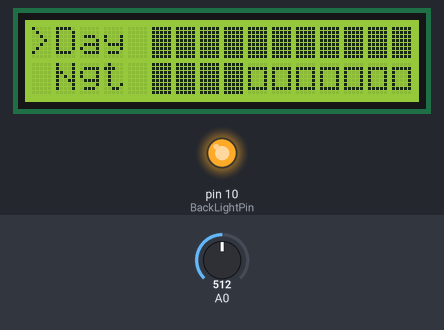
Simulated run of this sketch. Board: Arduino Uno, built with avr-gcc and run on an emulated ATmega328P. Parts: 16×2 character LCD, output pins drawn as LEDs (lit = HIGH). Inputs (shaded band) come from the test bench; at power-on: A0 = 512.

Above: at 1.2 s.
1.3 s: A0 set to 589
4.3 s: A0 set to 608
At 5.6 s:
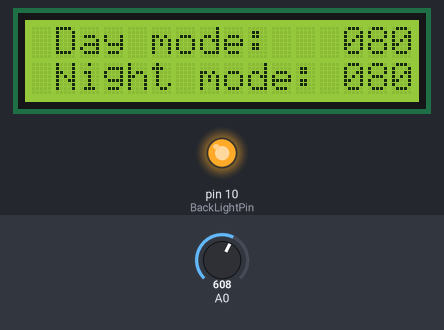
6.3 s: A0 set to 511
At 8.3 s:
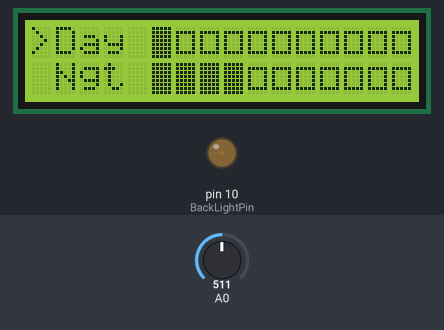
8.9 s: A0 set to 392
10.4 s: A0 set to 370
At 11.6 s:
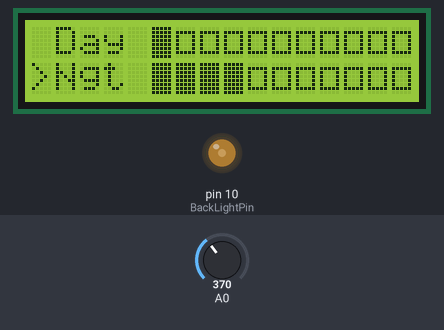
11.9 s: A0 set to 248
13.4 s: A0 set to 222
At 14.0 s:
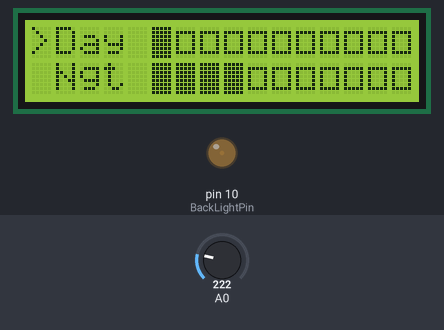
Timing chart, 0 to 16.0 s (numbered marks = the images above; inputs shaded):
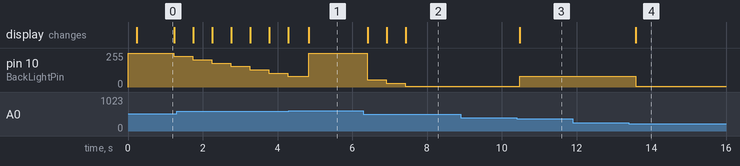

The sketch:

Test_LCD_backlight.ino
```cpp
#include <LiquidCrystal.h>

#define BackLightPin 10 // Pins for LCD backlight

LiquidCrystal lcd(8, 9, 4, 5, 6, 7); // for LCD 16*2 with 6*key

int  adc_key_val[5] ={92, 240, 380, 600, 820 };  // 08, 98, 255, 409, 640
uint8_t NUM_KEYS = 5; // Number of keys
int key=-1;
int oldkey=-1;

uint8_t BLset[2] = {255, 80};

void setup() {
  pinMode(BackLightPin, OUTPUT);
  digitalWrite(BackLightPin, HIGH);
  lcd.begin(16, 2);
  lcd.noCursor();
  lcd.setCursor(0, 0);
  lcd.print("Backlight change");
  lcd.setCursor(0, 1);
  lcd.print("                ");
  lcd.setCursor(0, 1);
  lcd.print("demo. Now: 255");
}

void digit3Print(int j) {
  if (j<100) lcd.print("0");
  if (j<10) lcd.print("0");
  lcd.print(j);
}

// Convert ADC value to key number
int get_key(int input) {
  int k;
  for (k = 0; k < NUM_KEYS; k++){
    if (input < adc_key_val[k]){
      return k;
    }
  }
  if (k >= NUM_KEYS)
    k = -1;     // No valid key pressed
  return k;
}

void Read_Key() {
  int adc_key_in = analogRead(0);    // read the value from the sensor
  key = get_key(adc_key_in);            // convert into key press

  if (key != oldkey) {            // if keypress is detected
    int newkey = key;
    delay(50);    // wait for debounce time
    adc_key_in = analogRead(0);    // read the value from the sensor
    key = get_key(adc_key_in);            // convert into key press
    if (key == newkey) {
      oldkey = key;
      //if ((key >= 0) && KeyToneOn) tone(TonePin, NOTE_DS6, 15);
    } else {
      key = -1;
      //digitalWrite(TonePin, LOW);
    }
  } //else digitalWrite(TonePin, LOW);
}

void MenuSelect() {
  analogWrite(BackLightPin, 255);
  lcd.setCursor(0, 0);
  lcd.print(" Day mode:      ");
  lcd.setCursor(0, 1);
  lcd.print(" Night mode:    ");
  lcd.setCursor(13, 0);
  digit3Print(BLset[0]);
  lcd.setCursor(13, 1);
  digit3Print(BLset[1]);
}

void BLDisp(uint8_t CursPos) {
  String MenuItem[2]= {" Day            ", " Ngt            "};
  analogWrite(BackLightPin, BLset[CursPos]);
  for (uint8_t i=0;i<2;i++) {
    lcd.setCursor(0, i);
    lcd.print(MenuItem[i]);
  }
  lcd.setCursor(0, CursPos);
  lcd.write(62);
  for (uint8_t i=0;i<2;i++) {
    lcd.setCursor(5, i);
    for (int j=0; j<12; j++) {
      if (25*j+5<=BLset[i]) lcd.write(255);
      else lcd.write(219);
    }
  }
}

void loop() {
  for (int i=255; i>=0; i--) {
    if (key>=0) break;
    analogWrite(BackLightPin, i);
    lcd.setCursor(11, 1);
    digit3Print(i);
    Read_Key();
    delay(100);
  }
  for (int i=0; i<256; i++) {
    if (key>=0) break;
    analogWrite(BackLightPin, i);
    lcd.setCursor(11, 1);
    digit3Print(i);
    delay(100);
  }
  if (key>=0) {
    uint8_t LastItem = 0;
    BLDisp(LastItem);
    delay(1000);
    while (true) {
      Read_Key();
      switch( key ) {
        case 0: // Right
          if (BLset[LastItem] <= 230) {
            BLset[LastItem] += 25;
            BLDisp(LastItem);
          }
          break;
        case 1: // Up
          LastItem = 0;
          BLDisp(LastItem);
          break;
        case 2: // Down
          LastItem = 1;
          BLDisp(LastItem);
          break;
        case 3: // Left
          if (BLset[LastItem] >= 30) {
            BLset[LastItem] -= 25;
            BLDisp(LastItem);
          }
          break;
        case 4: // Menu
          MenuSelect();
          break;
      }
      delay(500);
    }
  }
}
```

Measured:
- the behaviour switches between 599 and 600 on A0 (found by bisection; images 0 and 1)
- the behaviour switches between 380 and 379 on A0 (found by bisection; images 2 and 3)
- the behaviour switches between 240 and 239 on A0 (found by bisection; images 3 and 4)
- after the input at 4.3 s, the display: changes after 0.54 s (image 1)
- after the input at 6.3 s, pin 10 (BackLightPin): 255/255 → 55/255 after 0.10 s, → 30/255 0.51 s later, → 5/255 0.51 s later; the display: first changes after 0.11 s (image 2 shows a later state)
- after the input at 8.9 s, every drawn part: stays the same
- after the input at 10.4 s, pin 10 (BackLightPin): 5/255 → 80/255 after 0.08 s; the display: changes after 0.09 s (image 3)
- after the input at 11.9 s, every drawn part: stays the same
- after the input at 13.4 s, pin 10 (BackLightPin): 80/255 → 5/255 after 0.18 s; the display: changes after 0.19 s (image 4)
